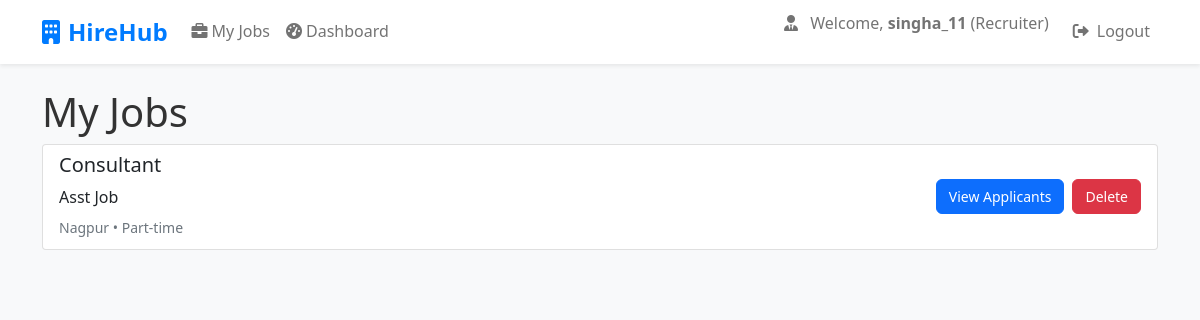
/recruiter/jobs/ (signed in), run on an earlier commit of the app's database.
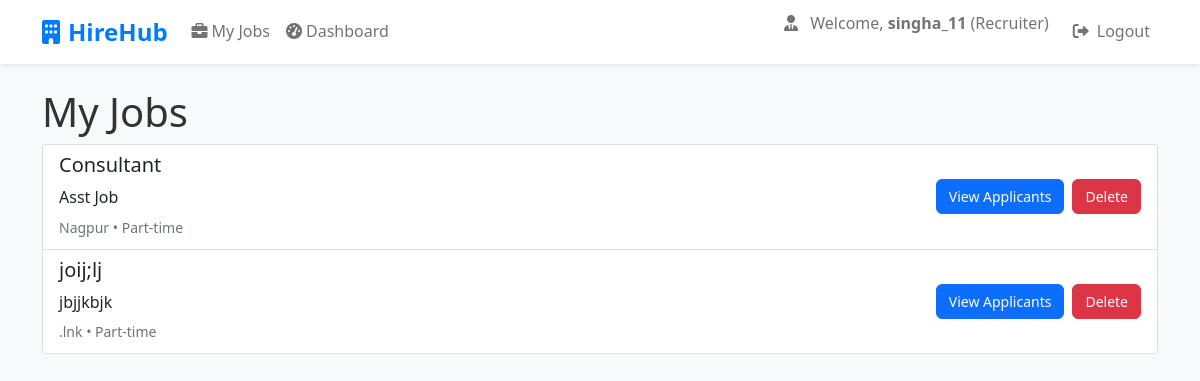
And on a later commit of the database.
### apps/jobs/models.py (models this page shows, shortened)
class Job(models.Model):
    JOB_TYPE_CHOICES = [
        ("Full-time", "Full-time"),
        ("Part-time", "Part-time"),
        ("Internship", "Internship"),
    ]
    title = models.CharField(max_length=200)
    description = models.TextField()
    location = models.CharField(max_length=100)
    job_type = models.CharField(max_length=50, choices=JOB_TYPE_CHOICES)
    is_active = models.BooleanField(default=True)
    created_at = models.DateTimeField(auto_now_add=True)
    created_by = models.ForeignKey(settings.AUTH_USER_MODEL, on_delete=models.CASCADE, related_name='jobs', null=True, blank=True)

### apps/recruiter/views.py (the view)
    def wrapper(request, *args, **kwargs):
        if not request.user.is_authenticated:
            messages.info(request, "Please log in to access the recruiter dashboard.")
            return redirect('accounts:login')
        if request.user.role != 'RECRUITER':
            messages.error(request, "You are not authorized to access this page.")
            return redirect('/')
        return view_func(request, *args, **kwargs)

### apps/recruiter/views.py (called while the page is built)
def recruiter_required(view_func):
    def wrapper(request, *args, **kwargs):
        if not request.user.is_authenticated:
            messages.info(request, "Please log in to access the recruiter dashboard.")
            return redirect('accounts:login')
        if request.user.role != 'RECRUITER':
            messages.error(request, "You are not authorized to access this page.")
            return redirect('/')
        return view_func(request, *args, **kwargs)
    return wrapper

@recruiter_required
def jobs(request):
    jobs = Job.objects.filter(created_by=request.user)
    context = {
        'jobs': jobs,
    }
    return render(request, 'recruiter/jobs.html', context)

### templates/recruiter/jobs.html (shortened to what this page needs)
{% extends 'base.html' %}
{% block content %}
<div class="container mt-4">
    <h1>My Jobs</h1>
    <ul class="list-group">
        {% for job in jobs %}
        <li class="list-group-item d-flex justify-content-between align-items-center">
            <div>
                <h5>{{ job.title }}</h5>
                <p class="mb-1">
                    {{ job.description|truncatechars:100 }}
                </p>
                <small class="text-muted">
                    {{ job.location }} • {{ job.job_type }}
                </small>
            </div>
            <div class="d-flex gap-2">
                <a href="{% url 'recruiter:job_applicants' job.id %}"
                    class="btn btn-sm btn-primary">
                    View Applicants
                </a>
                <form method="post"
                    action="{% url 'jobs:delete_job' job.id %}"
                    onsubmit="return confirm('Are you sure you want to delete this job?');">
                    <button type="submit" class="btn btn-sm btn-danger">
                        Delete
                    </button>
                </form>
            </div>
        </li>
        {% empty %}
        <li class="list-group-item text-center text-muted">
            You haven’t posted any jobs yet.
        </li>
        {% endfor %}
    </ul>
</div>
{% endblock %}

What changed in the data, as far as the page shows it:
added Job: title "joij;lj", description "jbjjkbjk", location ".lnk", job_type "Part-time"
